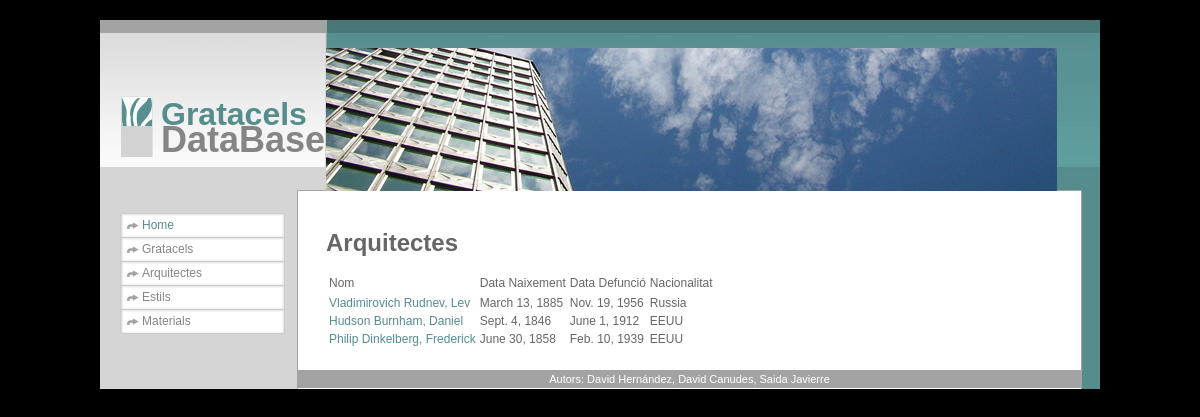
The app's page /arquitecte/, older data.
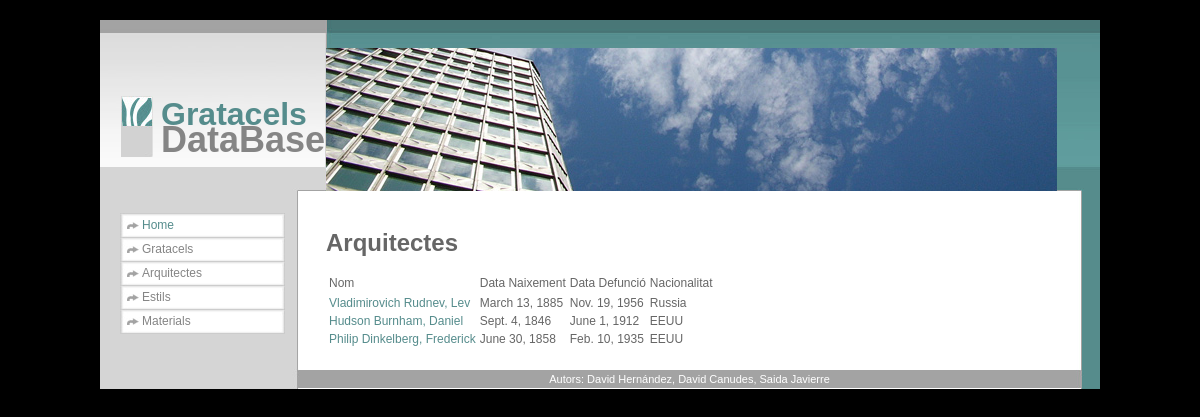
The same page, newer data.
### igratacels/models.py (models this page shows)
class Arquitecte (models.Model):
	idArquitecte = models.AutoField(primary_key=True)
	nom = models.TextField(max_length=25)
	cognom = models.TextField(max_length=25)
	data_naixement = models.DateField()
	data_defuncio = models.DateField(blank=True,null=True)
	nacionalitat = models.TextField(max_length=25)
	imatge = models.TextField()

### igratacels/views.py (the view)
# urls.py: url(r'^arquitecte/$', 'igratacels.views.arquitecte_list'),
def arquitecte_list(request):
	try:
		arquitectes = Arquitecte.objects.all()
	except:
		raise Http404('Arquitectes no trobats')
	template = get_template('arquitecte_list.html')
	variables = Context({
		'titlehead': 'Gratacels aPP',
		'pagetitle': 'Welcome to the Gratacels aPPlication',
		'contentbody': 'Managing non legal funding since 2013',
		'arquitectes': arquitectes
		})
	output = template.render(variables)
	return HttpResponse(output)

### igratacels/templates/arquitecte_list.html (shortened to what this page needs)
<!DOCTYPE html PUBLIC "-//W3C//DTD XHTML 1.0 Strict//EN"
	"http://www.w3.org/TR/xhtml1/DTD/xhtml1-strict.dtd">
<html xmlns="http://www.w3.org/1999/xhtml" xml:lang="en" >
<head>
</head>
<body>
<div id="wrapper">
	<div id="head">
        <img class="header_image" src="/static/img/header_image.jpg" alt="Header image" />
    	<img class="icon" src="/static/img/logo.jpg" alt="Logo" />
    	<h1>Gratacels</h1>
        <h2>DataBase</h2>
    </div>
    <div id="main">
    	<div id="navi">
        	<ul>
            	<li><a class="selected" href="home">Home</a></li>
            	<li><a href="gratacel">Gratacels</a></li>
            	<li><a href="arquitecte">Arquitectes</a></li>
            	<li><a href="estil">Estils</a></li>
            	<li><a href="material">Materials</a></li>
        </div>
        <div id="content">
<h1>Arquitectes</h1>
{% if arquitectes %}
<table>
<thead>
<tr><td>Nom</td><td>Data Naixement</td><td>Data Defunció</td><td>Nacionalitat</td><tr>
</thead>
{% for arquitecte in arquitectes %}
<tr>
<td><a href="/arquitecte/{{arquitecte.idArquitecte}}"> {{arquitecte.cognom}}, {{arquitecte.nom}}</a></td><td> {{arquitecte.data_naixement}} </td><td>{{arquitecte.data_defuncio}}</td><td> {{arquitecte.nacionalitat}} </td>
</tr>
{% endfor %}
</table>
{% else %}
<p>No hi ha arquitectes a la base de dades</p>
{% endif %}
      </div>
    </div>
    <div id="footer">
    	<p> Autors: David Hernández, David Canudes, Saida Javierre </p>
    </div>
</div>
</body>
</html>

Row changes from the older to the newer data that the page shows:
changed Arquitecte "Philip Dinkelberg": data_defuncio "Feb. 10, 1939" → "Feb. 10, 1935"
